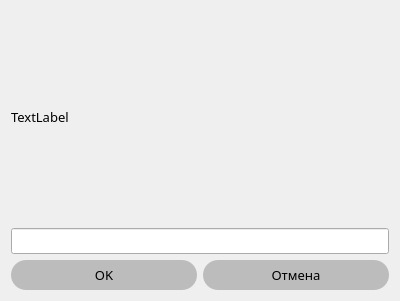
<?xml version="1.0" encoding="UTF-8"?>
<ui version="4.0">
 <class>Dialog</class>
 <widget class="QDialog" name="Dialog">
  <property name="geometry">
   <rect>
    <x>0</x>
    <y>0</y>
    <width>400</width>
    <height>301</height>
   </rect>
  </property>
  <property name="windowTitle">
   <string>Dialog</string>
  </property>
  <layout class="QGridLayout" name="gridLayout_2">
   <item row="0" column="0">
    <layout class="QGridLayout" name="gridLayout">
     <item row="2" column="0">
      <widget class="QPushButton" name="ok_btn">
       <property name="minimumSize">
        <size>
         <width>0</width>
         <height>30</height>
        </size>
       </property>
       <property name="font">
        <font>
         <family>Lucida Sans Typewriter</family>
         <pointsize>10</pointsize>
        </font>
       </property>
       <property name="styleSheet">
        <string notr="true">QPushButton {
                        background-color: #bcbcbc;
                        border-style: solid;
                        border-radius: 15px;
                    }
                    QPushButton:pressed {
                        background-color: #DDA0DD;
                        border-style: inset;
                    }</string>
       </property>
       <property name="text">
        <string>OK</string>
       </property>
      </widget>
     </item>
     <item row="2" column="1">
      <widget class="QPushButton" name="cancel_btn">
       <property name="minimumSize">
        <size>
         <width>0</width>
         <height>30</height>
        </size>
       </property>
       <property name="font">
        <font>
         <family>Lucida Sans Typewriter</family>
         <pointsize>10</pointsize>
        </font>
       </property>
       <property name="styleSheet">
        <string notr="true">QPushButton {
                        background-color: #bcbcbc;
                        border-style: solid;
                        border-radius: 15px;
                    }
                    QPushButton:pressed {
                        background-color: #DDA0DD;
                        border-style: inset;
                    }</string>
       </property>
       <property name="text">
        <string>Отмена</string>
       </property>
      </widget>
     </item>
     <item row="1" column="0" colspan="2">
      <widget class="QLineEdit" name="lineEdit">
       <property name="font">
        <font>
         <family>Lucida Sans Typewriter</family>
         <pointsize>10</pointsize>
        </font>
       </property>
      </widget>
     </item>
     <item row="0" column="0" colspan="2">
      <widget class="QLabel" name="text">
       <property name="font">
        <font>
         <family>Lucida Sans Typewriter</family>
         <pointsize>10</pointsize>
        </font>
       </property>
       <property name="text">
        <string>TextLabel</string>
       </property>
      </widget>
     </item>
    </layout>
   </item>
  </layout>
 </widget>
 <resources/>
 <connections/>
</ui>
